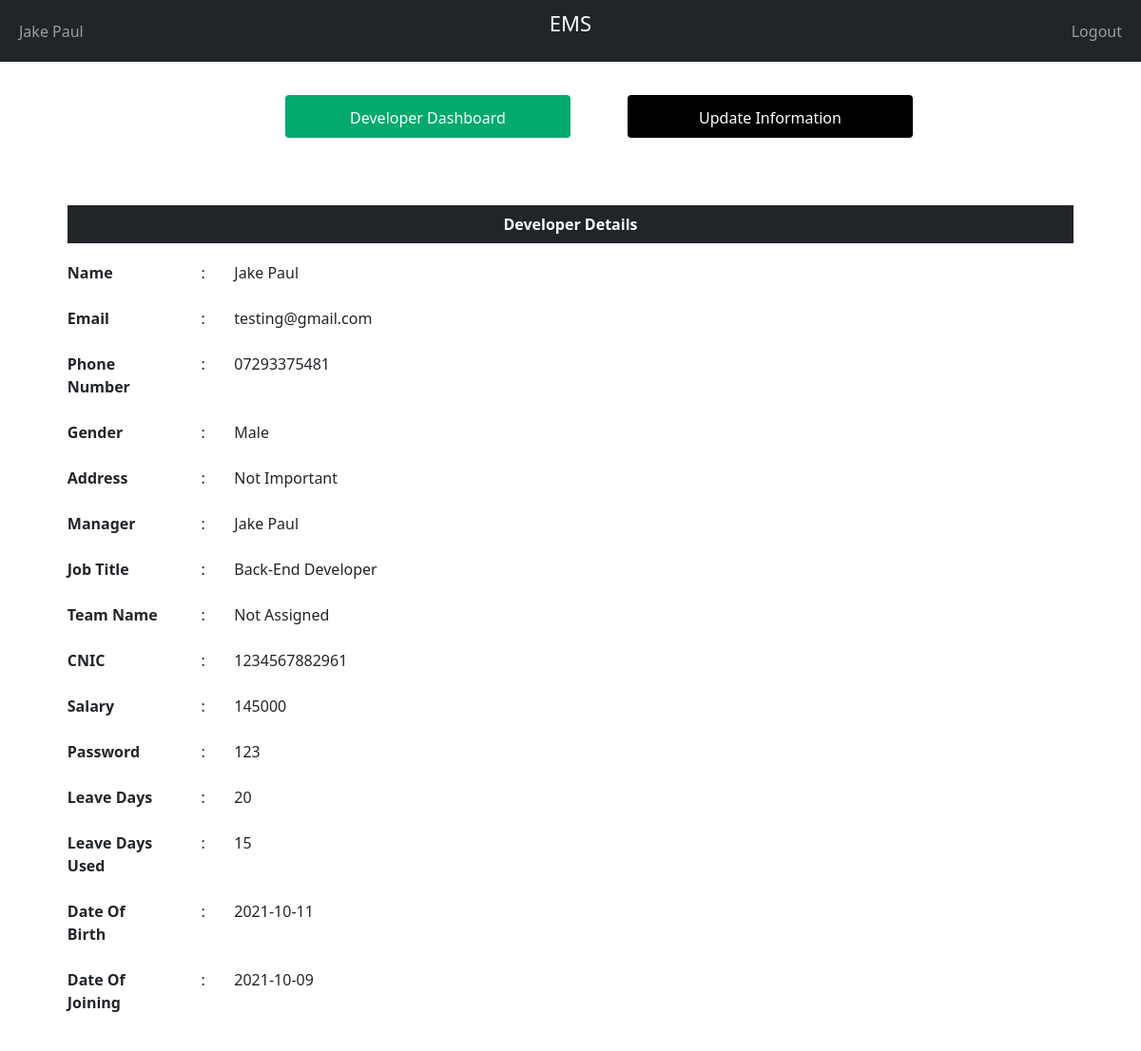
Screenshot of /PHP/Developer_PersonalDetails.php (signed in) with the database file from the repository.
### tables this page shows
CREATE TABLE `developer_info` (
  `Developer_ID` int(11) NOT NULL,
  `First_Name` varchar(25) NOT NULL,
  `Last_Name` varchar(25) NOT NULL,
  `Gender` varchar(10) NOT NULL,
  `Phone_Number` varchar(11) NOT NULL,
  `Email` varchar(50) NOT NULL,
  `Password` varchar(50) NOT NULL,
  `Address` varchar(300) NOT NULL,
  `CNIC` varchar(13) NOT NULL,
  `DateOfBirth` date NOT NULL,
  `DateOfJoining` date NOT NULL,
  `Salary` int(11) NOT NULL,
  `Total_Leave_Days` int(2) NOT NULL,
  `Leave_Days_Used` int(2) NOT NULL,
  `Total_Absent_Days` int(11) NOT NULL,
  `Manager_ID` int(11) NOT NULL,
  `JobTitle` int(11) NOT NULL,
  `Team_ID` int(11) NOT NULL,
  `Bonus` int(11) NOT NULL,
  `BonusMonth` date DEFAULT NULL
);

CREATE TABLE `job_title` (
  `JobTitle_ID` int(11) NOT NULL,
  `JobTitle_Name` varchar(50) NOT NULL
);

CREATE TABLE `teams_info` (
  `Team_ID` int(11) NOT NULL,
  `TeamName` varchar(50) NOT NULL,
  `Manager_ID` int(11) NOT NULL,
  `Project_ID` int(11) NOT NULL
);

### PHP/Developer_PersonalDetails.php (the view, shortened to what this page needs)
<?php
    include "Connection.php";
?>
<!doctype html>
<html lang="en">
  <head>
    <link href="https://cdn.jsdelivr.net/npm/bootstrap@5.1.1/dist/css/bootstrap.min.css" rel="stylesheet">
</head>
<body>
  <nav class="navbar navbar-expand-md navbar-dark bg-dark">
    <div class="container-fluid">
      <div class="navbar-collapse collapse w-100 order-1 order-md-0 dual-collapse2">
        <ul class="navbar-nav me-auto">
          <li class="nav-item active">
            <a class="nav-link" href="Developer_PersonalDetails.php">
                <?php
                  if(isset($_SESSION['fname']) && isset($_SESSION['lname']))
                  {
                    echo"$_SESSION[fname] $_SESSION[lname]";
                  }
                  else
                   echo"Admin Name";
                  ?>
            </a>
          </li>
        </ul>
      </div>
      <div class="mx-auto order-0">
        <p style="color: white;font-size:22px;">EMS</p>
      </div>
      <div class="navbar-collapse collapse w-100 order-3 dual-collapse2">
        <ul class="navbar-nav ms-auto">
          <li class="nav-item">
            <a class="nav-link" href="Logout.php">Logout</a>
          </li>
        </ul>
      </div>
    </div>
  </nav>
  <div class="content-container">
    <div class="container-fluid">
      <?php
        $EmployeeType = "Developer";
        $ID = $_SESSION['uid'];
        if($EmployeeType == "Developer")
        {
          $sql = "SELECT * FROM developer_info WHERE Developer_ID = '$ID'";
          $result = mysqli_query($con, $sql);
          $count = mysqli_num_rows($result);
          $row=mysqli_fetch_array($result);
          $ManagerID = $row['Manager_ID'];
          $JobTitle = $row['JobTitle'];
          $sql1 = "SELECT developer_info.First_Name, developer_info.Last_Name FROM developer_info JOIN manager_info WHERE manager_info.Manager_ID = developer_info.Manager_ID and developer_info.Manager_ID = '$ManagerID'";
          if($result1 = mysqli_query($con, $sql1))
          {
            $row1=mysqli_fetch_array($result1);
            $sql2 = "SELECT job_title.JobTitle_Name FROM developer_info JOIN job_title WHERE job_title.JobTitle_ID = developer_info.JobTitle and developer_info.JobTitle = '$JobTitle'";
            if($result2 = mysqli_query($con, $sql2))
            {
            $row2=mysqli_fetch_array($result2);
            $Team_ID = $row['Team_ID'];
            $sql3 = "SELECT teams_info.TeamName FROM developer_info JOIN teams_info WHERE teams_info.Team_ID = developer_info.Team_ID and developer_info.Team_ID = '$Team_ID'";
            if($result3 = mysqli_query($con, $sql3))
            {
                $row3=mysqli_fetch_array($result3);
          if($count ==1)
          {
          echo'
          <div style="margin-top: 3%;padding-bottom: 5%;"class="row">
            <a href="Developer_Dashboard.php" style="height:45px;width:25%;margin-left: 25%;color:white;" class ="AcitonButtons" value="Admin Dashboard">Developer Dashboard</a>
            <a href="Developer_UpdatePersonalDetails.php" style="height:45px;width:25%;margin-left: 5%;background-color: black;color:white;"class ="AcitonButtons" value="Update Information">Update Information</a>
          </div>
        <div style="width:90%;margin-left: 5%;margin-top: 1%;float:left;"class="jumbotron" >
            <table style="margin-bottom: 0px;padding-bottom: 0px;"class="table">
              <thead class="table-dark">
                <tr >
                  <th style="text-align: center;border-bottom: 1px solid white;">Developer Details</th>
                </tr>
              </thead>
            </table>
        </div>
        ';
        echo'
        <form style="width:90%;margin-left: 5%;margin-top: 5%;"action="#">
            <div style="font-size: 18;"class="row">
                <div style="width:13%">
                    <label for="fname"><b>Name</b></label>
                </div>
                <div style="width:1px;">
                    <label>:</label>
                </div>
                <div style="width:10%;margin-left: 1%;">
                    <label>'.$row["First_Name"].'&nbsp'.$row["Last_Name"].'</label>
                </div>
            </div>
            <div style="font-size: 18;"class="row">
                <div style="width:13%;">
                    <label for="Email"><b>Email</b></label>
                </div>
                <div style="width:1px;">
                    <label>:</label>
                </div>
                <div style="width:15%;margin-left: 1%;">
                    <label> '.$row['Email'].'</label>
                </div>
            </div>
            <div style="font-size: 18;"class="row">
                <div style="width:13%;">
                    <label for="PhoneNumber"><b>Phone Number</b></label>
                </div>
                <div style="width:1px;">
                    <label>:</label>
                </div>
                <div style="width:10%;margin-left: 1%;">
                    <label> '.$row['Phone_Number'].'</label>
                </div>
            </div>
            <div style="font-size: 18;"class="row">
                <div style="width:13%;">
                    <label for="Gender"><b>Gender</b></label>
                </div>
                <div style="width:1px;">
                    <label>:</label>
                </div>
                <div style="width:30%;margin-left: 1%;">
                    <label> '.$row['Gender'].'</label>
                </div>
            </div>
            <div style="font-size: 18;"class="row">
                <div style="width:13%;">
                    <label for="Address"><b>Address</b></label>
                </div>
                <div style="width:1px;">
                    <label>:</label>
                </div>
                <div style="width:80%;margin-left: 1%;">
                    <label>'.$row['Address'].'</label>
                </div>
            </div>
            <div style="font-size: 18;"class="row">
                <div style="width:13%">
                    <label for="Manager"><b>Manager</b></label>
                </div>
                <div style="width:1px;">
                    <label>:</label>
                </div>
                <div style="width:10%;margin-left: 1%;">
                    <label>'.$row1["First_Name"].'&nbsp'.$row1["Last_Name"].'</label>
                </div>
            </div>
            <div style="font-size: 18;"class="row">
                <div style="width:13%">
                    <label for="JobTitle"><b>Job Title</b></label>
                </div>
                <div style="width:1px;">
                    <label>:</label>
                </div>
                <div style="width:40%;margin-left: 1%;">
                    <label>'.$row2["JobTitle_Name"].'</label>
                </div>
            </div>
            <div style="font-size: 18;"class="row">
                <div style="width:13%">
                    <label for="TeamName"><b>Team Name</b></label>
                </div>
                <div style="width:1px;">
                    <label>:</label>
                </div>
                <div style="width:40%;margin-left: 1%;">
                    <label>'.$row3["TeamName"].'</label>
                </div>
            </div>
            <div style="font-size: 18;"class="row">
                <div style="width:13%;">
                    <label for="CNIC"><b>CNIC</b></label>
                </div>
                <div style="width:1px;">
                    <label>:</label>
                </div>
                <div style="width:30%;margin-left: 1%;">
                    <label> '.$row['CNIC'].'</label>
                </div>
            </div>
            <div style="font-size: 18;"class="row">
                <div style="width:13%;">
                    <label for="Salary"><b>Salary</b></label>
                </div>
                <div style="width:1px;">
                    <label>:</label>
                </div>
                <div style="width:30%;margin-left: 1%;">
                    <label> '.$row['Salary'].'</label>
                </div>
            </div>
            <div style="font-size: 18;"class="row">
                <div style="width:13%;">
                    <label for="Password"><b>Password</b></label>
                </div>
                <div style="width:1px;">
                    <label>:</label>
                </div>
                <div style="width:30%;margin-left: 1%;">
                    <label> '.$row['Password'].'</label>
                </div>
            </div>
            <div style="font-size: 18;"class="row">
                <div style="width:13%;">
                    <label for="LeaveDays"><b>Leave Days</b></label>
                </div>
                <div style="width:1px;">
                    <label>:</label>
                </div>
                <div style="width:30%;margin-left: 1%;">
                    <label> '.$row['Total_Leave_Days'].'</label>
                </div>
            </div>
            <div style="font-size: 18;"class="row">
                <div style="width:13%;">
                    <label for="LeaveDaysUsed"><b>Leave Days Used</b></label>
                </div>
                <div style="width:1px;">
                    <label>:</label>
                </div>
                <div style="width:30%;margin-left: 1%;">
                    <label> '.$row['Leave_Days_Used'].'</label>
                </div>
            </div>
            <div style="font-size: 18;"class="row">
                <div style="width:13%;">
                    <label for="DateOfBirth"><b>Date Of Birth</b></label>
                </div>
                <div style="width:1px;">
                    <label>:</label>
                </div>
                <div style="width:30%;margin-left: 1%;">
                    <label> '.$row['DateOfBirth'].'</label>
                </div>
            </div>
            <div style="font-size: 18;margin-bottom:5%"class="row">
                <div style="width:13%;">
                    <label for="Loan"><b>Date Of Joining</b></label>
                </div>
                <div style="width:1px;">
                    <label>:</label>
                </div>
                <div style="width:30%;margin-left: 1%;">
                    <label>'.$row['DateOfJoining'].'</label>
                </div>
            </div>
        </form>';
          }
        }
        }}
        }
      ?>
    </div>
  </div>
</body>
</html>

### PHP/Developer_PersonalDetails.php (style rules this page uses)
.AcitonButtons { background-color: #04AA6D; color: rgb(255, 255, 255); padding: 12px 20px; border: none; border-radius: 4px; text-decoration: none; text-align:center; cursor: pointer; float: right; }
label { padding: 12px 12px 12px 0; display: inline-block; }
.row:after { content: ""; display: table; clear: both; }

### rows the page displays
developer_info: First_Name "Jake", Last_Name "Paul", Email "testing@gmail.com", Phone_Number "07293375481", Gender "Male", Address "Not Important", CNIC "1234567882961", Salary "145000", Password "123", Total_Leave_Days "20", Leave_Days_Used "15", DateOfBirth "2021-10-11", DateOfJoining "2021-10-09"
job_title: JobTitle_Name "Back-End Developer"
teams_info: TeamName "Not Assigned"

### other values shown
$_SESSION[fname] "Jake"
$_SESSION[lname] "Paul"
